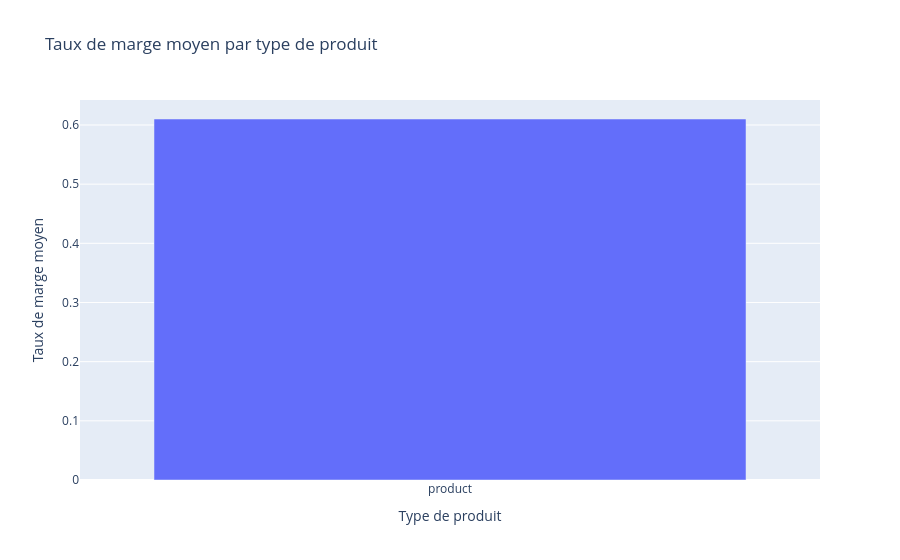

Write notebook code for a chart like this one.
### Code cell
#Création d'un dataframe avec le taux de marge moyen par type de produit
df_marge_type = df_final.groupby('post_type')['taux_marge'].mean().reset_index()
df_marge_type
#Affichage dans un graphique du taux de marge par type de produit
fig = px.bar(
    df_marge_type,
    x='post_type',
    y='taux_marge',
    title='Taux de marge moyen par type de produit',
    labels={'post_type': 'Type de produit', 'taux_marge': 'Taux de marge moyen'}
)

fig.show()

### Figure 1 — Plotly figure (JSON) as saved in the notebook; plotly's stock layout.template omitted (floating-point values rounded to 4 significant figures)
{"data": [{"hovertemplate": "Type de produit=%{x}<br>Taux de marge moyen=%{y}<extra></extra>", "legendgroup": "", "marker": {"color": "#636efa", "pattern": {"shape": ""}}, "name": "", "orientation": "v", "showlegend": false, "textposition": "auto", "type": "bar", "x": ["product"], "xaxis": "x", "y": [0.6101], "yaxis": "y"}], "layout": {"barmode": "relative", "legend": {"tracegroupgap": 0}, "title": {"text": "Taux de marge moyen par type de produit"}, "xaxis": {"anchor": "y", "domain": [0, 1], "title": {"text": "Type de produit"}}, "yaxis": {"anchor": "x", "domain": [0, 1], "title": {"text": "Taux de marge moyen"}}}}
